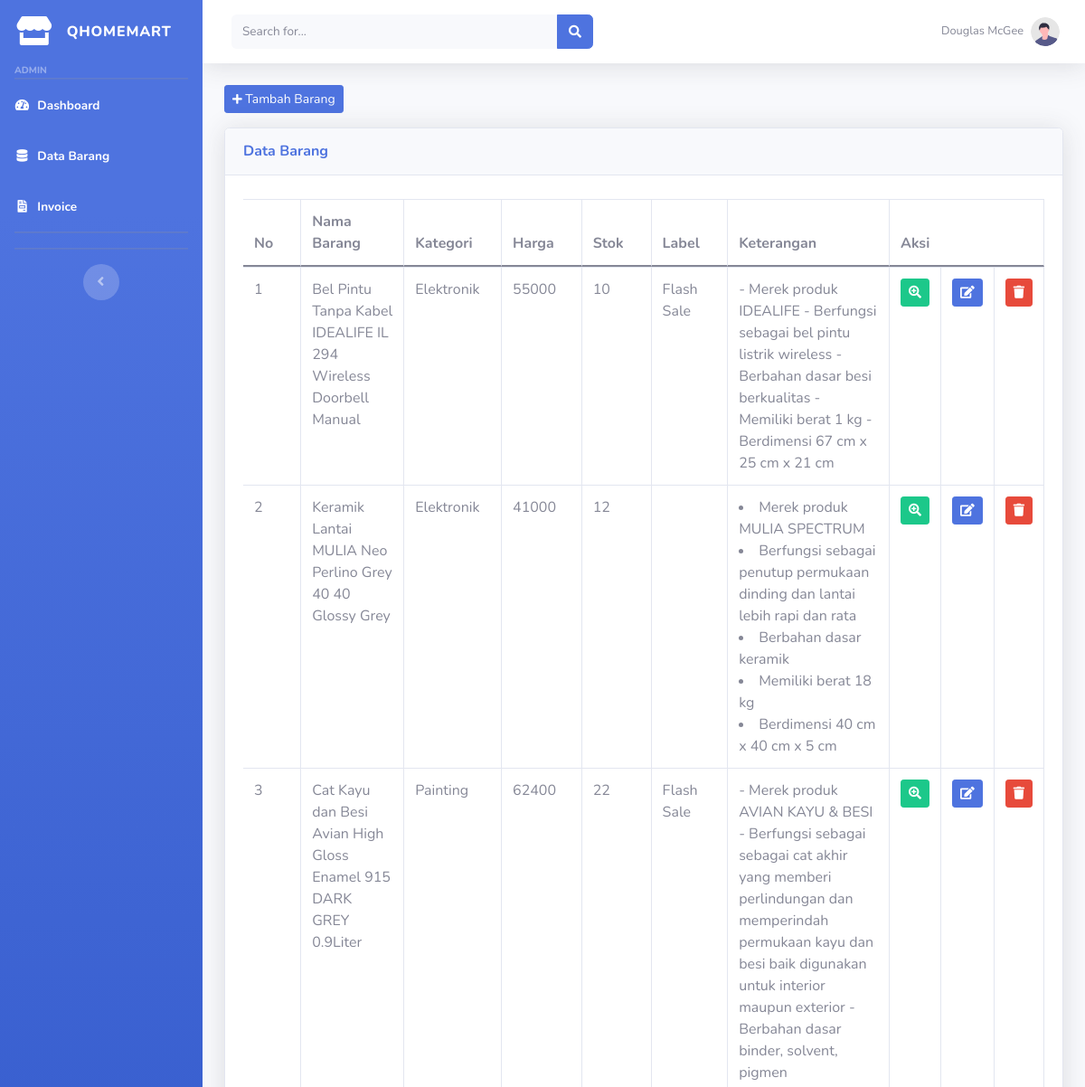
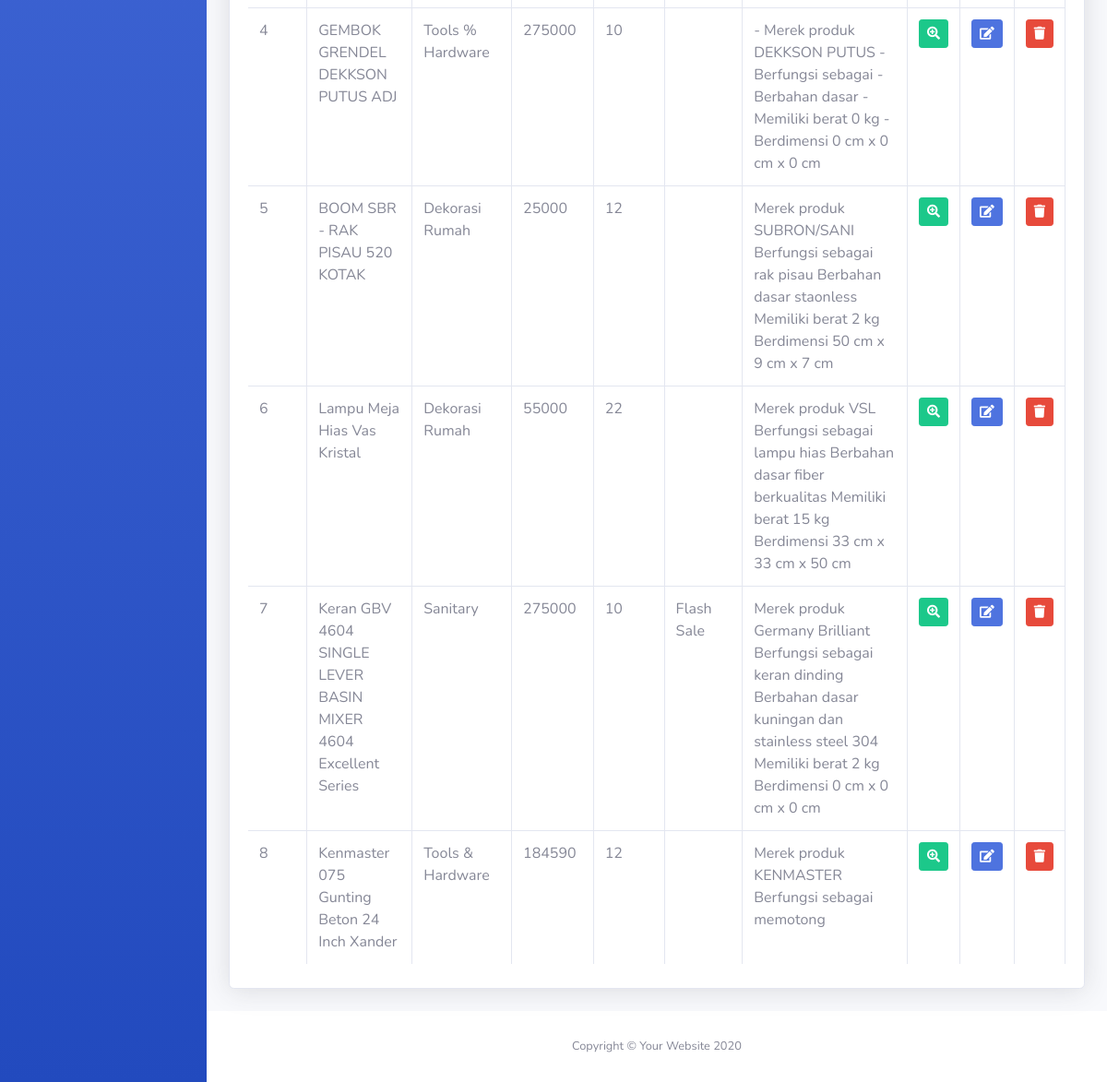
The app's page /index.php/admin/databarang with its own data (2 pictures, top to bottom).
### tables this page shows
CREATE TABLE `tb_barang` (
  `id_brg` int(11) NOT NULL,
  `nama_brg` varchar(120) NOT NULL,
  `keterangan` text NOT NULL,
  `kategori` varchar(60) NOT NULL,
  `harga` int(11) NOT NULL,
  `stok` int(4) NOT NULL,
  `gambar` text NOT NULL,
  `label` text NOT NULL
);

### application/controllers/admin/Databarang.php (called while the page is built, shortened)
<?php
class Databarang extends CI_Controller
{
	public function index()
	{
		$data['barang']=$this->model_barang->tampil_data()->result();
		$this->load->view('admin/databarang',$data);
	}
}
?>

### index.php (called while the page is built, shortened)
<?php
require_once BASEPATH.'core/CodeIgniter.php';

### application/models/model_barang.php (called while the page is built, shortened)
<?php
class model_barang extends CI_Model
{
	public function tampil_data()
	{
		return $this->db->get('tb_barang');
	}
}
?>

### application/views/admin/databarang.php (the view, shortened to what this page needs)
<body id="page-top">
    <div id="wrapper">
        <div id="content-wrapper" class="d-flex flex-column">
            <div id="content">
            <div class="container-fluid">
                <button class="btn btn-sm btn-primary mb-3" data-toggle="modal" data-target="#tambahbarang"><i class="fa fa-plus fa-sm"></i> Tambah Barang </button>
            </div>
            <div class="container-fluid">
            <div class="card shadow mb-4">
                <div class="card-header py-3">
                            <h6 class="m-0 font-weight-bold text-primary">Data Barang</h6>
                        </div>
                <div class="card-body">
                    <div class="table-responsive">
            <table class="table table-bordered dataTable1" id="dataTable1" width="100%" cellspacing="0">
                <thead>
                    <tr>
                    <th>No</th>
                    <th>Nama Barang</th>
                    <th>Kategori</th>
                    <th>Harga</th>
                    <th>Stok</th>
                    <th>Label</th>
                    <th>Keterangan</th>
                    <th colspan="3">Aksi</th>
                    </tr>
                </thead>
                <tbody>
                <?php
                $no=1;
                foreach ($barang as $brg):?>
                     <tr>
                        <td><?php echo $no++;?></td>
                        <td><?php echo $brg->nama_brg;?></td>
                        <td><?php echo $brg->kategori;?></td>
                        <td><?php echo $brg->harga;?></td>
                        <td><?php echo $brg->stok;?></td>
                        <td><?php echo $brg->label;?></td>
                        <td><?php echo $brg->keterangan;?></td>
                        <?php
                        $gambar=str_replace(".", '_', $brg->gambar);
                        ?>
                        <td><div class="btn btn-success btn-sm"><i class="fas fa-search-plus"></i></div></td>
                        <td><?php echo anchor('admin/Databarang/edit/'.$brg->id_brg, '<div class="btn btn-primary btn-sm"><i class="fa fa-edit"></i></div>') ?></td>
                        <td><?php echo anchor('admin/Databarang/hapus/'.$brg->id_brg.'/'.$gambar, '<div class="btn btn-danger btn-sm"><i class="fa fa-trash"></i></div>')?></td>
                    </tr>
                <?php endforeach;?>
                </tbody>
            </table>
                    </div>
                </div>
            </div>
        </div>
            </div>
        </div>
    </div>
</body>
</html>

### records on screen
tb_barang: nama_brg "Bel Pintu Tanpa Kabel IDEALIFE IL 294 Wireless Doorbell Manual", kategori "Elektronik", harga "55000", stok "10", label "Flash Sale", keterangan "- Merek produk IDEALIFE - Berfungsi sebagai bel pintu listrik wireless - Berbahan dasar besi berkualitas - Memiliki berat 1 kg - Berdimensi 67 cm x 25 cm x 21 cm"
tb_barang: nama_brg "Keramik Lantai MULIA Neo Perlino Grey 40 40 Glossy Grey", kategori "Elektronik", harga "41000", stok "12", keterangan "Merek produk MULIA SPECTRUM Berfungsi sebagai penutup permukaan dinding dan lantai lebih rapi dan rata Berbahan dasar keramik Memiliki berat 18 kg Berdimensi 40 cm x 40 cm x 5 cm"
tb_barang: nama_brg "Cat Kayu dan Besi Avian High Gloss Enamel 915 DARK GREY 0.9Liter", kategori "Painting", harga "62400", stok "22", label "Flash Sale", keterangan "- Merek produk AVIAN KAYU & BESI - Berfungsi sebagai sebagai cat akhir yang memberi perlindungan dan memperindah permukaan kayu dan besi baik digunakan untuk interior maupun exterior - Berbahan dasar binder, solvent, pigmen"
tb_barang: nama_brg "GEMBOK GRENDEL DEKKSON PUTUS ADJ", kategori "Tools % Hardware", harga "275000", stok "10", keterangan "- Merek produk DEKKSON PUTUS - Berfungsi sebagai - Berbahan dasar - Memiliki berat 0 kg - Berdimensi 0 cm x 0 cm x 0 cm"
tb_barang: nama_brg "BOOM SBR - RAK PISAU 520 KOTAK", kategori "Dekorasi Rumah", harga "25000", stok "12", keterangan "Merek produk SUBRON/SANI Berfungsi sebagai rak pisau Berbahan dasar staonless Memiliki berat 2 kg Berdimensi 50 cm x 9 cm x 7 cm"
tb_barang: nama_brg "Lampu Meja Hias Vas Kristal", kategori "Dekorasi Rumah", harga "55000", stok "22", keterangan "Merek produk VSL Berfungsi sebagai lampu hias Berbahan dasar fiber berkualitas Memiliki berat 15 kg Berdimensi 33 cm x 33 cm x 50 cm"
tb_barang: nama_brg "Keran GBV 4604 SINGLE LEVER BASIN MIXER 4604 Excellent Series", kategori "Sanitary", harga "275000", stok "10", label "Flash Sale", keterangan "Merek produk Germany Brilliant Berfungsi sebagai keran dinding Berbahan dasar kuningan dan stainless steel 304 Memiliki berat 2 kg Berdimensi 0 cm x 0 cm x 0 cm"
tb_barang: nama_brg "Kenmaster 075 Gunting Beton 24 Inch Xander", kategori "Tools & Hardware", harga "184590", stok "12", keterangan "Merek produk KENMASTER Berfungsi sebagai memotong"
